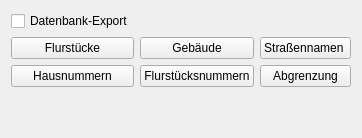
         <widget class="QWidget" name="alkis_import_raw_data">
          <attribute name="title">
           <string>Rohdaten importieren</string>
          </attribute>
          <layout class="QGridLayout" name="gridLayout_14">
           <item row="2" column="2">
            <widget class="QPushButton" name="boundryLoaderButton">
             <property name="text">
              <string>Abgrenzung</string>
             </property>
            </widget>
           </item>
           <item row="1" column="2">
            <widget class="QPushButton" name="streetNameLoaderButton">
             <property name="text">
              <string>Straßennamen </string>
             </property>
            </widget>
           </item>
           <item row="4" column="0">
            <spacer name="verticalSpacer_2">
             <property name="orientation">
              <enum>Qt::Vertical</enum>
             </property>
             <property name="sizeHint" stdset="0">
              <size>
               <width>20</width>
               <height>40</height>
              </size>
             </property>
            </spacer>
           </item>
           <item row="1" column="1">
            <widget class="QPushButton" name="buildingLoaderButton">
             <property name="text">
              <string>Gebäude</string>
             </property>
            </widget>
           </item>
           <item row="2" column="1">
            <widget class="QPushButton" name="landparcelNumberLoaderButton">
             <property name="text">
              <string>Flurstücksnummern</string>
             </property>
            </widget>
           </item>
           <item row="2" column="0">
            <widget class="QPushButton" name="buildingNumberLoaderButton">
             <property name="text">
              <string>Hausnummern</string>
             </property>
            </widget>
           </item>
           <item row="1" column="0">
            <widget class="QPushButton" name="landparcelLoaderButton">
             <property name="text">
              <string>Flurstücke</string>
             </property>
            </widget>
           </item>
           <item row="0" column="0">
            <widget class="QCheckBox" name="checkBox">
             <property name="text">
              <string>Datenbank-Export</string>
             </property>
            </widget>
           </item>
          </layout>
         </widget>
